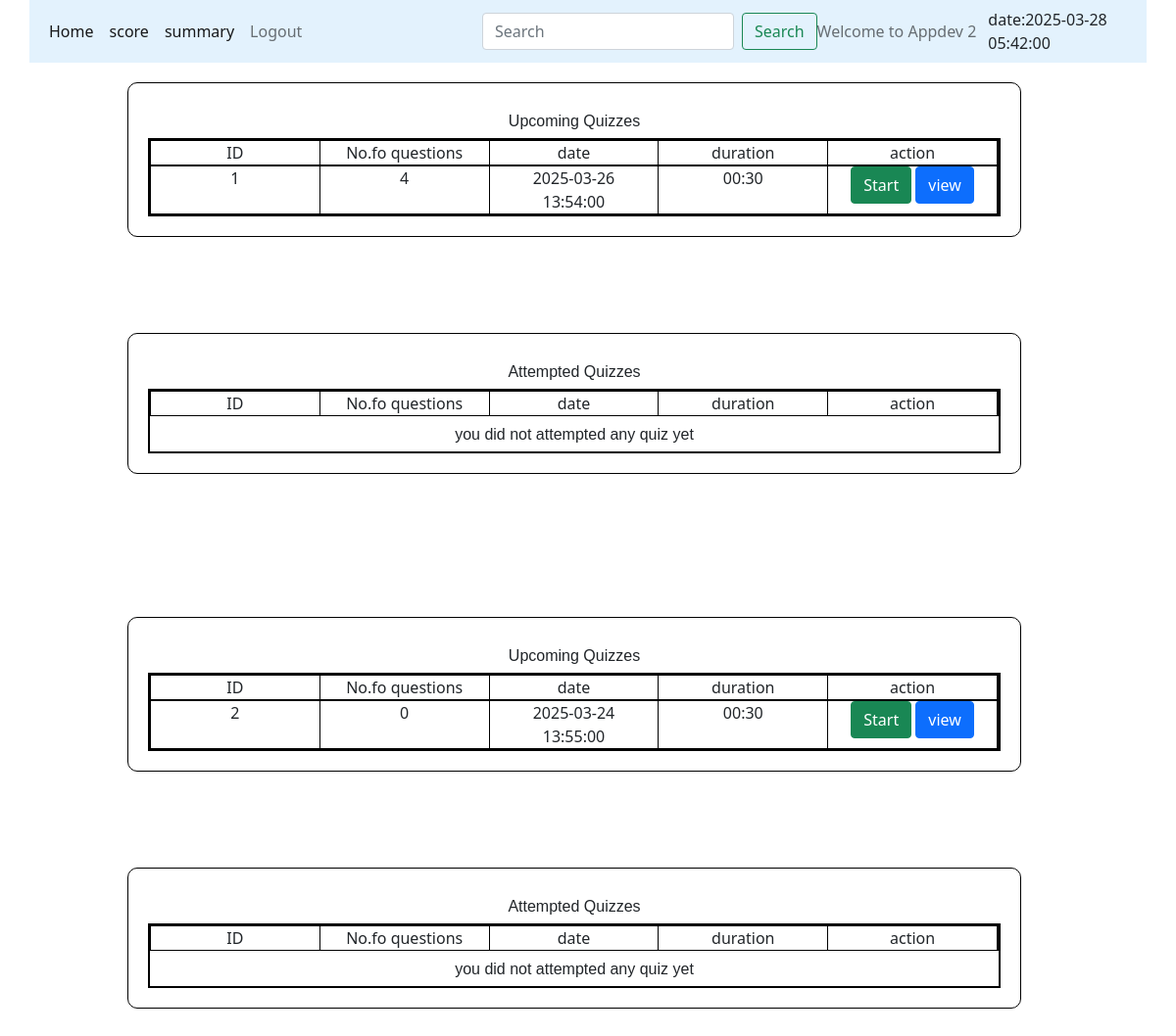
Screenshot of /user_dashboard/2/Appdev 2 with the database file from the repository.
### models/database.py (models this page shows)
class Quizzes(db.Model):
    __tablename__="Quizzes"
    id=db.Column(db.Integer, primary_key=True, autoincrement=True, unique=True)
    title=db.Column(db.String(100), nullable=False)
    Chapter_id=db.Column(db.Integer, db.ForeignKey('Chapters.id',ondelete="CASCADE"))
    total_score=db.Column(db.Integer, default=100, nullable=False)
    date=db.Column(db.DateTime, nullable=False)
    time_duration=db.Column(db.String(11), nullable=False)
    remark=db.Column(db.String(100))
    status=db.Column(db.String(100),default="Active", nullable=False)
    Question=db.relationship('Questions', backref="Quizzes", cascade="all, delete-orphan")
    Score=db.relationship('Scores', backref='Quizzes', cascade="all, delete-orphan")

### controllers/main.py (the view)
@app.route("/user_dashboard/<id>/<name>" ,methods=["GET","POST"])
def user_dashboard(name,id):
    quizzes=Quizzes.query.all()
    datetime_now=datetime.today().strftime('%Y-%m-%dT%H:%M')
    datetime_now=datetime.strptime(datetime_now,'%Y-%m-%dT%H:%M')
    return render_template("user_dashboard.html",name=name, id=id, quizzes=quizzes, datetime_now=datetime_now)

### templates/user_dashboard.html (shortened to what this page needs)
{%extends "user_layout.html"%}
{%block content%}
            {%if quizzes%}
            {%for q in quizzes%}
            <div>
              {%if q.status=="Active"%}
              <div class="small_form">
                <h4 class="center">Upcoming Quizzes</h4>
                <div class="container text-center">
                  <div class="row">
                    <div class="col">
                      ID
                    </div>
                    <div class="col">
                      No.fo questions
                    </div>
                    <div class="col">
                      date
                    </div>
                    <div class="col">
                      duration
                    </div>
                    <div class="col">
                      action
                    </div>
                  </div>
                  {%if not q.Score.is_score%}
                  <div class="row">
                    <div class="col">
                      {{q.id}}
                    </div>
                    <div class="col">
                      {{q.Question | length}}
                    </div>
                    <div class="col">
                      {{q.date}}
                    </div>
                    <div class="col">
                      {{q.time_duration}}
                    </div>
                    <div class="col">
                      <a class="btn btn-success" href="/start_quiz/{{id}}/{{name}}/{{q.id}}" role="button">Start</a>
                      <a class="btn btn-primary" href="/view_quiz_d/{{id}}/{{name}}/{{q.id}}" role="button">view</a>
                    </div>
                  </div>
                  {%else%}
                  <div>
                    <h4 class="center">No Upcoming Quizzes</h4>
                  </div>
                  {%endif%}
                </div>
              </div>
              {%endif%}
              <br><br>
              {%if q.status=="Active"%}
              <div class="small_form">
                <h4 class="center">Attempted Quizzes</h4>
                <div class="container text-center">
                  <div class="row">
                    <div class="col">
                      ID
                    </div>
                    <div class="col">
                      No.fo questions
                    </div>
                    <div class="col">
                      date
                    </div>
                    <div class="col">
                      duration
                    </div>
                    <div class="col">
                      action
                    </div>
                  </div>
                  {%if q.Score.is_score%}
                  <div class="row">
                    <div class="col">
                      {{q.id}}
                    </div>
                    <div class="col">
                      {{q.Question | length}}
                    </div>
                    <div class="col">
                      {{q.date}}
                    </div>
                    <div class="col">
                      {{q.time_duration}}
                    </div>
                    <div class="col">
                      <a class="btn btn-success" href="/start_quiz/{{id}}/{{name}}/{{q.id}}" role="button">Re-Take</a>
                      <a class="btn btn-primary" href="/view_result/{{id}}/{{name}}/{{q.id}}" role="button">view_result</a>
                    </div>
                  </div>
                  {%else%}
                  <div>
                    <h4 class="center">you did not attempted any quiz yet</h4>
                  </div>
                  {%endif%}
                </div>
              </div>
              <br><br><br><br>
              {%else%}
              <div class="center">
                <h4>there is error in quizzes</h4>
              </div>
              {%endif%}
            </div>
            {%endfor%}
            {%else%}
              <div class="center">
                <h5>No Quiz avaliable</h5>
              </div>
            {%endif%}
{%endblock%}

### static/main.css (style rules this page uses)
* { margin: 0px; }
.container { border: 2px solid black; width: 180%; }
.small_form { border: 1px solid black; width: 80%; height: auto; margin-top: 20px; padding: 20px; border-radius: 10px; margin-left: 100px; margin-bottom: 30px; padding-bottom: 20px; }
.row { border: 1px solid black; }
.col { border-right: 1px solid black; }
.center { text-align: center; font: 1em sans-serif; margin-top: 10px; }

### rows the page displays
Quizzes: id "1", Question|length "4", date "2025-03-26 13:54:00", time_duration "00:30", status "Attempted Quizzes"
Quizzes: id "2", Question|length "0", date "2025-03-24 13:55:00", time_duration "00:30", status "Attempted Quizzes"

### other values shown
{{ name }} "Appdev 2"
{{ datetime_now }} "2025-03-28 05:42:00"
